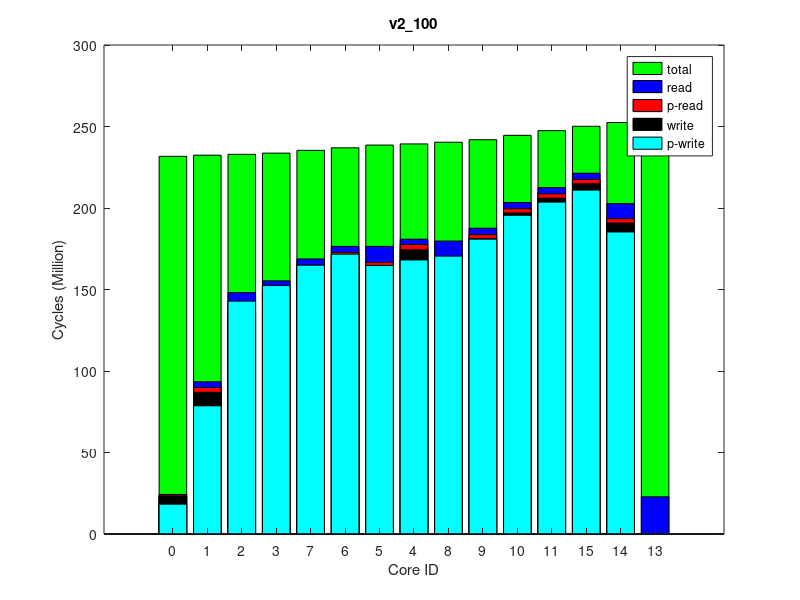

Source code (MATLAB):
times(1, :, :) = [
860704, 232727256, 0
2920023, 233429665, 0
1022086, 233968335, 0
2238658, 234706443, 0
2699606, 236405086, 0
2705963, 237967723, 0
2136448, 239640128, 0
3180619, 240329754, 0
1220544, 241373721, 0
2515253, 242869381, 0
2635906, 245511925, 0
2635906, 248289937, 0
2705943, 250880250, 0
2710957, 253134677, 0
0, 253394370, 0
];
times(2, :, :) = [
860704, 232717545, 0
2920056, 233419868, 0
1022086, 233958818, 0
2238658, 234696842, 0
2699606, 236398371, 0
2705963, 237961422, 0
2137096, 239633327, 0
3180619, 240322932, 0
1220544, 241366757, 0
2515253, 242862762, 0
2635906, 245505658, 0
2635906, 248279772, 0
2705972, 250869498, 0
2710957, 253107485, 0
0, 253368613, 0
];
times(3, :, :) = [
860704, 232723772, 0
2920038, 233425316, 0
1022086, 233963691, 0
2238667, 234702588, 0
2699606, 236402293, 0
2705963, 237965785, 0
2138068, 239637833, 0
3180619, 240326766, 0
1220544, 241369347, 0
2521610, 242864857, 0
2635906, 245507660, 0
2637975, 248282282, 0
2705942, 250872084, 0
2710957, 253120882, 0
0, 253386835, 0
];
times(4, :, :) = [
860704, 232712150, 0
2926399, 233413631, 0
1026259, 233950743, 0
2238658, 234689654, 0
2699606, 236390220, 0
2705963, 237952914, 0
2138716, 239624224, 0
3180619, 240313150, 0
1220544, 241356865, 0
2527967, 242852624, 0
2635906, 245495222, 0
2637975, 248270854, 0
2705948, 250861060, 0
2710968, 253097699, 0
0, 253360815, 0
];
times(5, :, :) = [
860704, 232732617, 0
2920055, 233434811, 0
1022086, 233973589, 0
2238658, 234711277, 0
2699606, 236412357, 0
2705963, 237975259, 0
2137425, 239647228, 0
3180619, 240336757, 0
1220544, 241379872, 0
2521610, 242875375, 0
2635906, 245517164, 0
2637975, 248295282, 0
2705968, 250885952, 0
2710957, 253141439, 0
0, 253408744, 0
];
times(6, :, :) = [
860704, 232739540, 0
2919996, 233441398, 0
1022086, 233980673, 0
2238658, 234718828, 0
2699606, 236420047, 0
2705963, 237984118, 0
2094321, 239656302, 0
3180619, 240345799, 0
1220544, 241389505, 0
2521610, 242885623, 0
2635906, 245528530, 0
2637975, 248303802, 0
2706003, 250895177, 0
2710957, 253140081, 0
0, 253396909, 0
];
times(7, :, :) = [
860704, 232723887, 0
2920046, 233425695, 0
1022086, 233964331, 0
2238667, 234699931, 0
2699606, 236402146, 0
2705963, 237965999, 0
2095293, 239638291, 0
3180619, 240326786, 0
1220544, 241370424, 0
2515253, 242865513, 0
2635906, 245507695, 0
2637975, 248282820, 0
2705959, 250873266, 0
2710946, 253108724, 0
0, 253377427, 0
];
times(8, :, :) = [
860704, 232736727, 0
2920066, 233437321, 0
1022086, 233974854, 0
2238649, 234712576, 0
2699606, 236414066, 0
2705963, 237976239, 0
2139364, 239647693, 0
3180619, 240336999, 0
1220544, 241380214, 0
2519491, 242875755, 0
2635906, 245518512, 0
2635906, 248295592, 0
2705983, 250886100, 0
2710946, 253137519, 0
0, 253399009, 0
];
times(9, :, :) = [
860704, 232721472, 0
2919985, 233422749, 0
1022086, 233960676, 0
2238658, 234698593, 0
2699606, 236400244, 0
2705963, 237963719, 0
2137420, 239635379, 0
3180619, 240324286, 0
1220544, 241367254, 0
2515253, 242862714, 0
2635906, 245505775, 0
2635906, 248282077, 0
2705997, 250872168, 0
2710968, 253129125, 0
0, 253393486, 0
];
times(10, :, :) = [
860704, 232730476, 0
2920045, 233432633, 0
1022086, 233971156, 0
2238658, 234710269, 0
2699606, 236410252, 0
2705963, 237972739, 0
2091729, 239644914, 0
3180619, 240333458, 0
1220544, 241377720, 0
2515253, 242873367, 0
2635906, 245515923, 0
2637975, 248294052, 0
2705942, 250883938, 0
2710957, 253134148, 0
0, 253401464, 0
];
ave_times = round(squeeze(mean(times)));
format long g, ave_times
std_times = round(squeeze(std(times)));
format long g, std_times
polling_read_times = ave_times;
times(1, :, :) = [
18260558, 231360299, 0
78619246, 232058219, 0
142798631, 232589516, 0
152342816, 233321496, 0
164824141, 235012798, 0
171643550, 236561066, 0
164760448, 238224834, 0
168114233, 238911591, 0
170445812, 239948357, 0
180842260, 241440279, 0
195454684, 244071978, 0
203567390, 246846022, 0
210941919, 249438158, 0
185297158, 251695540, 0
0, 251960241, 0
];
times(2, :, :) = [
18262342, 231361941, 0
78615315, 232059483, 0
142786361, 232589343, 0
152329821, 233317350, 0
164808649, 235009036, 0
171620883, 236559488, 0
164741521, 238226326, 0
168110356, 238914279, 0
170445335, 239952475, 0
180869330, 241443197, 0
195480681, 244076874, 0
203587022, 246850949, 0
210956171, 249441806, 0
185293049, 251691660, 0
0, 251953443, 0
];
times(3, :, :) = [
18271693, 231357483, 0
78619176, 232055412, 0
142810258, 232584897, 0
152386511, 233317105, 0
164855959, 235009382, 0
171640975, 236558726, 0
164723872, 238222554, 0
168078433, 238909895, 0
170411911, 239946814, 0
180810738, 241435850, 0
195465223, 244071719, 0
203566677, 246845973, 0
210944964, 249437309, 0
185264547, 251664415, 0
0, 251930080, 0
];
times(4, :, :) = [
18269157, 231357845, 0
78669647, 232056004, 0
142894111, 232586418, 0
152459883, 233313612, 0
164917013, 235002295, 0
171709292, 236551984, 0
164795036, 238213496, 0
168113811, 238898069, 0
170446202, 239935628, 0
180879461, 241427812, 0
195489954, 244062374, 0
203618669, 246837412, 0
210975259, 249428995, 0
185265834, 251661153, 0
0, 251919458, 0
];
times(5, :, :) = [
18251384, 231355986, 0
78600484, 232052421, 0
142789823, 232583533, 0
152357348, 233316233, 0
164833105, 235010439, 0
171615845, 236562096, 0
164718713, 238223892, 0
168087109, 238909856, 0
170421955, 239947909, 0
180823457, 241435714, 0
195444908, 244068568, 0
203552122, 246842507, 0
210932640, 249433185, 0
185289276, 251686947, 0
0, 251950935, 0
];
times(6, :, :) = [
18297163, 231379222, 0
78666620, 232077966, 0
142882353, 232608358, 0
152468123, 233336753, 0
164933951, 235026962, 0
171746186, 236577775, 0
164844630, 238241057, 0
168162039, 238927107, 0
170498383, 239963785, 0
180916013, 241453785, 0
195512718, 244088780, 0
203628456, 246864063, 0
210995656, 249454811, 0
185310055, 251706822, 0
0, 251968767, 0
];
times(7, :, :) = [
18286816, 231374100, 0
78637879, 232072289, 0
142831548, 232602648, 0
152403885, 233331245, 0
164874807, 235022965, 0
171669439, 236572695, 0
164779909, 238235849, 0
168124226, 238923278, 0
170457537, 239960452, 0
180875294, 241449809, 0
195494905, 244083434, 0
203599090, 246858091, 0
210972712, 249449164, 0
185284193, 251681920, 0
0, 251947297, 0
];
times(8, :, :) = [
18257326, 231364635, 0
78612973, 232062818, 0
142798229, 232592894, 0
152361455, 233320202, 0
164845441, 235012597, 0
171645606, 236562850, 0
164737029, 238226436, 0
168095322, 238912666, 0
170427844, 239948161, 0
180837212, 241437090, 0
195468844, 244072513, 0
203593584, 246846126, 0
210951970, 249437459, 0
185279713, 251676826, 0
0, 251940584, 0
];
times(9, :, :) = [
18263062, 231364871, 0
78645057, 232063905, 0
142887938, 232593945, 0
152467315, 233321188, 0
164925632, 235011794, 0
171717951, 236562303, 0
164822222, 238226266, 0
168145683, 238911963, 0
170479098, 239948927, 0
180907795, 241439164, 0
195532714, 244071885, 0
203656831, 246847150, 0
210987534, 249438005, 0
185278152, 251674635, 0
0, 251940189, 0
];
times(10, :, :) = [
18280623, 231382184, 0
78648250, 232081114, 0
142856314, 232610768, 0
152419606, 233337927, 0
164891363, 235027581, 0
171696504, 236577961, 0
164809032, 238241538, 0
168140811, 238928437, 0
170471721, 239964957, 0
180907560, 241452917, 0
195503568, 244085220, 0
203592495, 246860604, 0
210971043, 249451217, 0
185308260, 251706710, 0
0, 251968700, 0
];
ave_times = round(squeeze(mean(times)));
format long g, ave_times
std_times = round(squeeze(std(times)));
format long g, std_times
polling_write_times = ave_times;
times(1, :, :) = [
0, 256000153, 0
6466260, 256767195, 64000
12934587, 257336712, 128000
6465824, 258135873, 64000
6466875, 259921229, 64000
6464803, 261603745, 64000
11923821, 263415763, 128000
6470055, 264163846, 64000
12934980, 265286766, 128000
6464896, 266900024, 64000
6468520, 269758480, 64000
6466403, 272831846, 64000
6465161, 275660223, 64000
11924139, 278098379, 128000
22851122, 278394565, 255980
];
times(2, :, :) = [
0, 256007002, 0
6466260, 256774647, 64000
12934770, 257344666, 128000
6465830, 258144025, 64000
6466879, 259927408, 64000
6464776, 261610568, 64000
11923818, 263422389, 128000
6470053, 264170212, 64000
12934925, 265293465, 128000
6464896, 266906924, 64000
6468539, 269766609, 64000
6466371, 272843759, 64000
6465160, 275672916, 64000
11924136, 278109747, 128000
22850972, 278394945, 255980
];
times(3, :, :) = [
0, 255993275, 0
6466260, 256760805, 64000
12934579, 257330520, 128000
6465824, 258127950, 64000
6466875, 259915679, 64000
6464804, 261598315, 64000
11923816, 263410040, 128000
6470088, 264158394, 64000
12934856, 265281078, 128000
6464896, 266894860, 64000
6468542, 269754071, 64000
6466399, 272818440, 64000
6465168, 275647570, 64000
11924139, 278084266, 128000
22851014, 278371616, 255980
];
times(4, :, :) = [
0, 255996206, 0
6466260, 256762994, 64000
12934779, 257334049, 128000
6465833, 258133983, 64000
6466878, 259916146, 64000
6464813, 261599383, 64000
11923828, 263411851, 128000
6470027, 264159674, 64000
12934708, 265282538, 128000
6464896, 266895937, 64000
6468517, 269756121, 64000
6466382, 272816721, 64000
6465164, 275645543, 64000
11924153, 278098125, 128000
22850951, 278387340, 255980
];
times(5, :, :) = [
0, 255992070, 0
6466260, 256759475, 64000
12934811, 257329500, 128000
6465837, 258128917, 64000
6466875, 259912301, 64000
6464799, 261595139, 64000
11923831, 263407021, 128000
6470081, 264154911, 64000
12934797, 265278374, 128000
6464896, 266892007, 64000
6468542, 269753115, 64000
6466398, 272829956, 64000
6465159, 275658581, 64000
11924139, 278101732, 128000
22851027, 278389161, 255980
];
times(6, :, :) = [
0, 255982855, 0
6466260, 256750062, 64000
12934821, 257319551, 128000
6465824, 258116294, 64000
6466875, 259902689, 64000
6464788, 261584946, 64000
11923833, 263396721, 128000
6470098, 264145036, 64000
12934781, 265267931, 128000
6464896, 266881756, 64000
6468515, 269740479, 64000
6466387, 272823566, 64000
6465175, 275652885, 64000
11924136, 278095009, 128000
22851032, 278380600, 255980
];
times(7, :, :) = [
0, 255990839, 0
6466260, 256758377, 64000
12934769, 257327092, 128000
6465831, 258126026, 64000
6466879, 259909661, 64000
6464764, 261591586, 64000
11923851, 263403987, 128000
6470026, 264151920, 64000
12934925, 265275109, 128000
6464896, 266888342, 64000
6468519, 269747017, 64000
6466388, 272822590, 64000
6465170, 275651833, 64000
11924140, 278095683, 128000
22851067, 278383536, 255980
];
times(8, :, :) = [
0, 255997186, 0
6466260, 256765370, 64000
12934808, 257334831, 128000
6465824, 258136263, 64000
6466875, 259917278, 64000
6464789, 261598448, 64000
11923840, 263411175, 128000
6470040, 264159439, 64000
12934917, 265282293, 128000
6464896, 266895542, 64000
6468518, 269756205, 64000
6466368, 272837259, 64000
6465173, 275665575, 64000
11924141, 278110576, 128000
22851141, 278402702, 255980
];
times(9, :, :) = [
0, 255985374, 0
6466260, 256752197, 64000
12934912, 257321709, 128000
6465824, 258120442, 64000
6466876, 259904957, 64000
6464831, 261587537, 64000
11923818, 263399695, 128000
6470076, 264147243, 64000
12935024, 265270274, 128000
6464896, 266883270, 64000
6468524, 269743541, 64000
6466372, 272826747, 64000
6465163, 275655114, 64000
11924136, 278100337, 128000
22851005, 278391382, 255980
];
times(10, :, :) = [
0, 256003467, 0
6466260, 256770514, 64000
12934751, 257340362, 128000
6465828, 258138660, 64000
6466875, 259923083, 64000
6464798, 261605078, 64000
11923821, 263417125, 128000
6470086, 264165352, 64000
12935123, 265288012, 128000
6464896, 266902007, 64000
6468540, 269761886, 64000
6466384, 272834951, 64000
6465161, 275663790, 64000
11924138, 278105032, 128000
22851063, 278390482, 255980
];
ave_times = round(squeeze(mean(times)));
format long g, ave_times
std_times = round(squeeze(std(times)));
format long g, std_times
read_times = ave_times;
times(1, :, :) = [
0, 231691952, 0
0, 232390191, 0
0, 232921020, 0
0, 233654093, 0
0, 235355592, 0
0, 236920893, 0
0, 238607166, 0
0, 239304489, 0
0, 240361592, 0
0, 241886166, 0
0, 244583596, 0
0, 247457469, 0
0, 250139807, 0
0, 252431405, 0
0, 252690812, 0
];
times(2, :, :) = [
0, 231728602, 0
0, 232427555, 0
0, 232961112, 0
0, 233692435, 0
0, 235392896, 0
0, 236958797, 0
0, 238643943, 0
0, 239340621, 0
0, 240397513, 0
0, 241924814, 0
0, 244623423, 0
0, 247496583, 0
0, 250178822, 0
0, 252470191, 0
0, 252731928, 0
];
times(3, :, :) = [
0, 231688057, 0
0, 232386598, 0
0, 232917652, 0
0, 233652252, 0
0, 235354324, 0
0, 236919959, 0
0, 238607897, 0
0, 239304353, 0
0, 240361812, 0
0, 241887037, 0
0, 244586096, 0
0, 247457921, 0
0, 250139790, 0
0, 252431508, 0
0, 252694852, 0
];
times(4, :, :) = [
0, 231690549, 0
0, 232388274, 0
0, 232920678, 0
0, 233654228, 0
0, 235354486, 0
0, 236920774, 0
0, 238608377, 0
0, 239304652, 0
0, 240362026, 0
0, 241885662, 0
0, 244584025, 0
0, 247455386, 0
0, 250137225, 0
0, 252419898, 0
0, 252684963, 0
];
times(5, :, :) = [
0, 231706594, 0
0, 232406357, 0
0, 232939380, 0
0, 233666329, 0
0, 235367894, 0
0, 236935057, 0
0, 238621179, 0
0, 239318153, 0
0, 240374460, 0
0, 241899882, 0
0, 244599019, 0
0, 247472794, 0
0, 250154445, 0
0, 252456071, 0
0, 252716993, 0
];
times(6, :, :) = [
0, 231695673, 0
0, 232395124, 0
0, 232926392, 0
0, 233660061, 0
0, 235361074, 0
0, 236926581, 0
0, 238613194, 0
0, 239309520, 0
0, 240366339, 0
0, 241891260, 0
0, 244589972, 0
0, 247463305, 0
0, 250144658, 0
0, 252437913, 0
0, 252698838, 0
];
times(7, :, :) = [
0, 231701207, 0
0, 232403258, 0
0, 232933442, 0
0, 233666176, 0
0, 235366090, 0
0, 236931191, 0
0, 238616276, 0
0, 239312433, 0
0, 240369188, 0
0, 241894800, 0
0, 244594005, 0
0, 247467836, 0
0, 250150011, 0
0, 252443381, 0
0, 252706087, 0
];
times(8, :, :) = [
0, 231701448, 0
0, 232400962, 0
0, 232933383, 0
0, 233661744, 0
0, 235360041, 0
0, 236925534, 0
0, 238611235, 0
0, 239306909, 0
0, 240363256, 0
0, 241888376, 0
0, 244587551, 0
0, 247459770, 0
0, 250141748, 0
0, 252424799, 0
0, 252684702, 0
];
times(9, :, :) = [
0, 231705950, 0
0, 232405207, 0
0, 232936087, 0
0, 233662578, 0
0, 235361880, 0
0, 236928087, 0
0, 238614815, 0
0, 239310974, 0
0, 240367706, 0
0, 241892449, 0
0, 244591907, 0
0, 247464064, 0
0, 250145922, 0
0, 252433601, 0
0, 252697328, 0
];
times(10, :, :) = [
0, 231709797, 0
0, 232408739, 0
0, 232941360, 0
0, 233669740, 0
0, 235373398, 0
0, 236940825, 0
0, 238627217, 0
0, 239323632, 0
0, 240380735, 0
0, 241904783, 0
0, 244603506, 0
0, 247479528, 0
0, 250161780, 0
0, 252448516, 0
0, 252710324, 0
];
ave_times = round(squeeze(mean(times)));
format long g, ave_times
std_times = round(squeeze(std(times)));
format long g, std_times
total_times = ave_times;
times(1, :, :) = [
23408729, 231379872, 64000
86961726, 232067491, 128000
135189420, 232588617, 64000
148895103, 233307138, 64000
162281434, 234980179, 64000
169959233, 236521268, 64000
164522275, 238172652, 64000
174406117, 238843602, 128000
166812694, 239881323, 64000
181148889, 241389963, 64000
196914502, 244062739, 64000
206001970, 246913036, 64000
214845732, 249577612, 64000
190757674, 251868971, 64000
0, 252132673, 0
];
times(2, :, :) = [
23407935, 231390541, 64000
86965289, 232076792, 128000
135184619, 232595123, 64000
148889817, 233315184, 64000
162308349, 234985775, 64000
170023256, 236525628, 64000
164546486, 238176777, 64000
174413476, 238845562, 128000
166819301, 239882958, 64000
181174999, 241392075, 64000
196947057, 244065715, 64000
206049157, 246915081, 64000
214864209, 249579699, 64000
190767980, 251876150, 64000
0, 252135689, 0
];
times(3, :, :) = [
23431529, 231395984, 64000
87003040, 232082207, 128000
135242120, 232600028, 64000
148947834, 233316332, 64000
162371266, 234985418, 64000
170045842, 236523565, 64000
164572392, 238176539, 64000
174425407, 238846351, 128000
166834922, 239884360, 64000
181197128, 241391864, 64000
196958827, 244063364, 64000
206065881, 246913429, 64000
214870840, 249578120, 64000
190755404, 251863631, 64000
0, 252127777, 0
];
times(4, :, :) = [
23383076, 231382817, 64000
86876811, 232069035, 128000
135029466, 232589995, 64000
148749485, 233308332, 64000
162176768, 234975700, 64000
169922882, 236514590, 64000
164452977, 238165777, 64000
174338351, 238835897, 128000
166743211, 239873090, 64000
181083726, 241381124, 64000
196854276, 244053346, 64000
206005886, 246902193, 64000
214845371, 249566928, 64000
190742968, 251855436, 64000
0, 252118549, 0
];
times(5, :, :) = [
23398165, 231379718, 64000
86933761, 232065610, 128000
135174766, 232585292, 64000
148869133, 233304920, 64000
162284970, 234975952, 64000
170048904, 236516495, 64000
164564043, 238168357, 64000
174413807, 238838687, 128000
166818007, 239876314, 64000
181140487, 241385174, 64000
196934427, 244057646, 64000
206070915, 246907587, 64000
214871931, 249572356, 64000
190744105, 251854515, 64000
0, 252119918, 0
];
times(6, :, :) = [
23419147, 231391552, 64000
87002488, 232077345, 128000
135246702, 232597358, 64000
148944887, 233314824, 64000
162309109, 234982975, 64000
169989839, 236522445, 64000
164505812, 238173919, 64000
174383002, 238843338, 128000
166786189, 239881484, 64000
181097125, 241391460, 64000
196883494, 244063853, 64000
206027914, 246914041, 64000
214861904, 249578784, 64000
190757363, 251867149, 64000
0, 252127542, 0
];
times(7, :, :) = [
23397335, 231402365, 64000
86913654, 232089658, 128000
135102962, 232610484, 64000
148808137, 233330603, 64000
162232017, 235004905, 64000
169941336, 236546263, 64000
164489723, 238197600, 64000
174384550, 238868469, 128000
166790480, 239906092, 64000
181162634, 241415578, 64000
196971407, 244086633, 64000
206109193, 246937804, 64000
214901453, 249602296, 64000
190780886, 251889840, 64000
0, 252151089, 0
];
times(8, :, :) = [
23412767, 231383471, 64000
86962036, 232070905, 128000
135188700, 232590775, 64000
148893920, 233307531, 64000
162290311, 234974494, 64000
170022254, 236512871, 64000
164539888, 238164874, 64000
174402660, 238834701, 128000
166806852, 239873185, 64000
181174586, 241382547, 64000
196952501, 244055392, 64000
206052896, 246906582, 64000
214858991, 249571744, 64000
190754192, 251861922, 64000
0, 252127888, 0
];
times(9, :, :) = [
23407379, 231385676, 64000
86947910, 232071806, 128000
135146188, 232591489, 64000
148834909, 233309884, 64000
162239876, 234981143, 64000
169953309, 236522522, 64000
164504826, 238172721, 64000
174366379, 238842531, 128000
166770088, 239879984, 64000
181092037, 241389080, 64000
196881650, 244061924, 64000
206031447, 246912343, 64000
214851803, 249576910, 64000
190751031, 251862020, 64000
0, 252125202, 0
];
times(10, :, :) = [
23420582, 231391984, 64000
86951968, 232079304, 128000
135139360, 232598734, 64000
148846672, 233317147, 64000
162273405, 234992419, 64000
169961982, 236534186, 64000
164497293, 238185116, 64000
174374700, 238855524, 128000
166780014, 239892876, 64000
181150866, 241401358, 64000
196948081, 244073250, 64000
206110649, 246923151, 64000
214890307, 249587903, 64000
190759489, 251869299, 64000
0, 252132164, 0
];
ave_times = round(squeeze(mean(times)));
format long g, ave_times
std_times = round(squeeze(std(times)));
format long g, std_times
write_times = ave_times;
mytitle = 'v2\_100';
% order = [1 2 3 4 8 7 6 5 9 10 11 12 15 14 13];
order = 1:15;

total_times = total_times(:, 2)(order);

read_times = read_times(:, 1)(order);
write_times = write_times(:, 1)(order);

polling_read_times = polling_read_times(:, 1)(order);
polling_write_times = polling_write_times(:, 1)(order);

total_times /= 1000000;

read_times /= 1000000;
write_times /= 1000000;

polling_read_times /= 1000000;
polling_write_times /= 1000000;

% laying read on top of write
read_times += write_times;
polling_read_times += write_times;

figure(1);
clf()
% set(gcf, 'Position', get(0,'Screensize'));
% set(gcf,'units','normalized','outerposition',[0 0 1 1])
bar(0:14, total_times,'g');
hold on;
bar(0:14, read_times,'b');
bar(0:14, polling_read_times,'r');
bar(0:14, write_times,'k');
bar(0:14, polling_write_times,'c');
hold off

axis([-2 16 0 300])
% axis([-1 15])
set(gca,'XTick',0:14);
set(gca,'xticklabel',{ '0'; '1'; '2'; '3'; '7'; '6'; '5'; '4'; '8'; '9'; '10'; '11'; '15'; '14'; '13' })

xlabel('Core ID')
ylabel('Cycles (Million)')

legend('total', 'read', 'p-read', 'write', 'p-write')
title(mytitle)
print(1, strcat(mytitle, '.png'))
